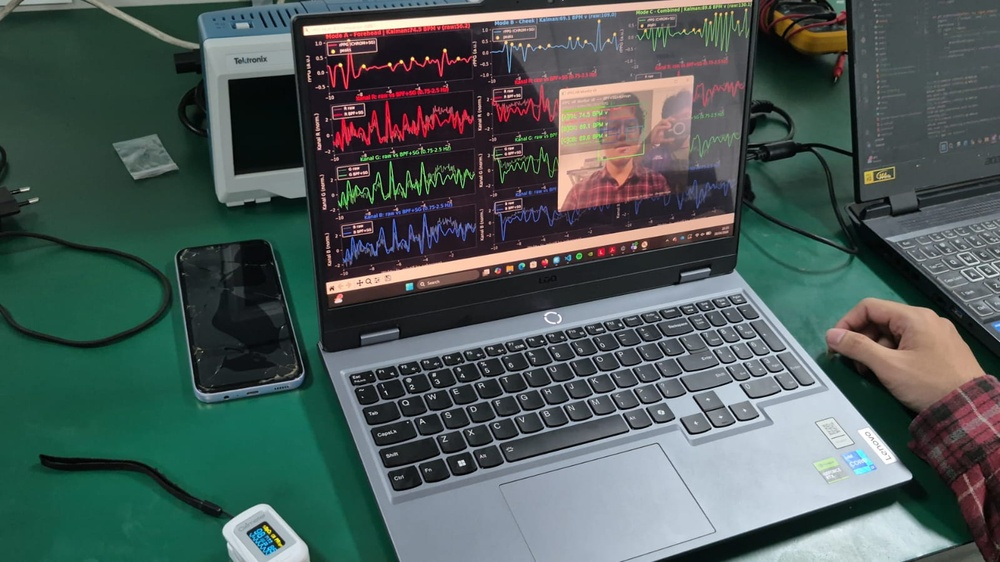
#> input picture 5023231017_Jeremia Christ Immanuel Manalu_Assignment FP 2_Computer Vision_PCM/rppg_project/WhatsApp Image 2026-04-28 at 21.42.12.jpeg, 1000 x 562 px, shrunk from 1599 x 899 before the run
$ python -i detector.py   (imports and definitions only)
#> lines starting #> are read from the running program, lines starting #| are printed output that depends on the picture
# core/detector.py

import cv2

class FaceEyeDetector:
    """Pipeline Stage C: Haar Cascade. Eye = just decoration."""

    def __init__(self, face_scale=1.1, face_neighbors=5, face_min=(80, 80),
                 eye_scale=1.1, eye_neighbors=10, eye_min=(20, 20)):

        self.fc = cv2.CascadeClassifier(cv2.data.haarcascades + 'haarcascade_frontalface_default.xml')
        self.ec = cv2.CascadeClassifier(cv2.data.haarcascades + 'haarcascade_eye.xml')

        self.fp = (face_scale, face_neighbors, face_min)
        self.ep = (eye_scale, eye_neighbors, eye_min)
        print("[FaceEyeDetector] Haar Cascade dimuat.")

    def detect(self, frame):
        gray = cv2.equalizeHist(cv2.cvtColor(frame, cv2.COLOR_BGR2GRAY))
        faces = self.fc.detectMultiScale(gray, *self.fp[:2], minSize=self.fp[2])

        res = {'faces':[], 'eyes': {}, 'gray': gray}
        if len(faces) == 0:
            return res

        for idx, (fx, fy, fw, fh) in enumerate(faces):
            res['faces'].append((fx, fy, fw, fh))
            # Eye ROI only taken from upper part of face (top 60%)
            roi_gray = gray[fy:fy + int(fh * 0.6), fx:fx + fw]
            eyes = self.ec.detectMultiScale(roi_gray, *self.ep[:2], minSize=self.ep[2])
            res['eyes'][idx] =[(fx + ex, fy + ey, ew, eh) for ex, ey, ew, eh in eyes]

        return res

    def draw(self, frame, det):
        vis = frame.copy()
        for idx, (fx, fy, fw, fh) in enumerate(det['faces']):
            cv2.rectangle(vis, (fx, fy), (fx + fw, fy + fh), (0, 255, 0), 2)
            cv2.putText(vis, f"Face #{idx+1}", (fx, fy - 8),
                        cv2.FONT_HERSHEY_SIMPLEX, 0.55, (0, 255, 0), 1)

            for ex, ey, ew, eh in det['eyes'].get(idx,[]):
                cv2.rectangle(vis, (ex, ey), (ex + ew, ey + eh), (255, 100, 0), 2)

        return vis

>>> import cv2
>>> picture = cv2.imread('../WhatsApp Image 2026-04-28 at 21.42.12.jpeg')
#> picture is the input picture: shape (562, 1000, 3); mean B, G, R 87.5, 90, 76.1
>>> result = FaceEyeDetector().detect(picture)
#> in detect, `gray = cv2.equalizeHist(cv2.cvtColor(frame, cv2.COLOR_BGR2GRAY))`:
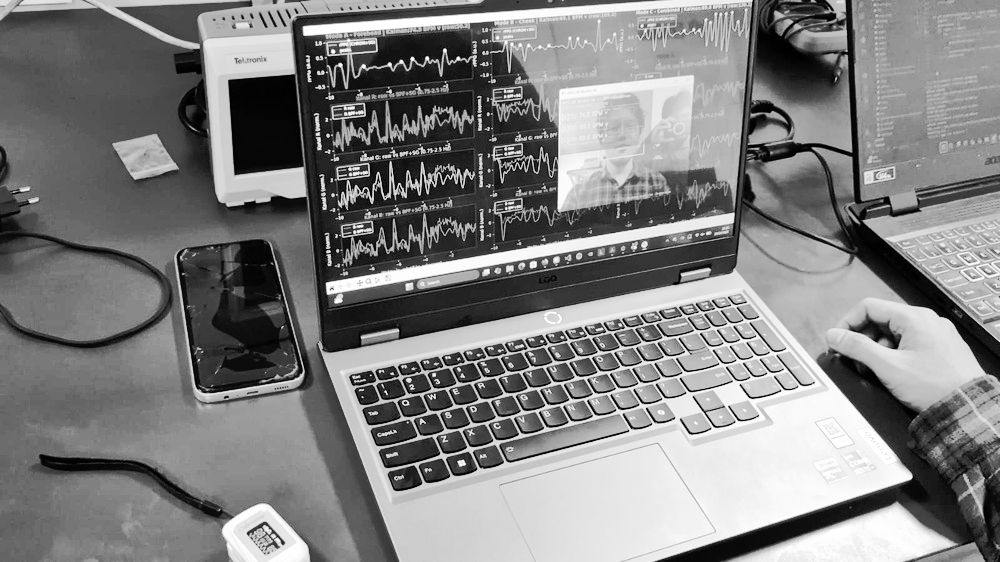
#> gray: shape (562, 1000); min 0, max 255, mean 128.4
#> in detect, `faces = self.fc.detectMultiScale(gray, *self.fp[:2], minSize=self.fp[2])`: faces = ()
#> result = 3 items
